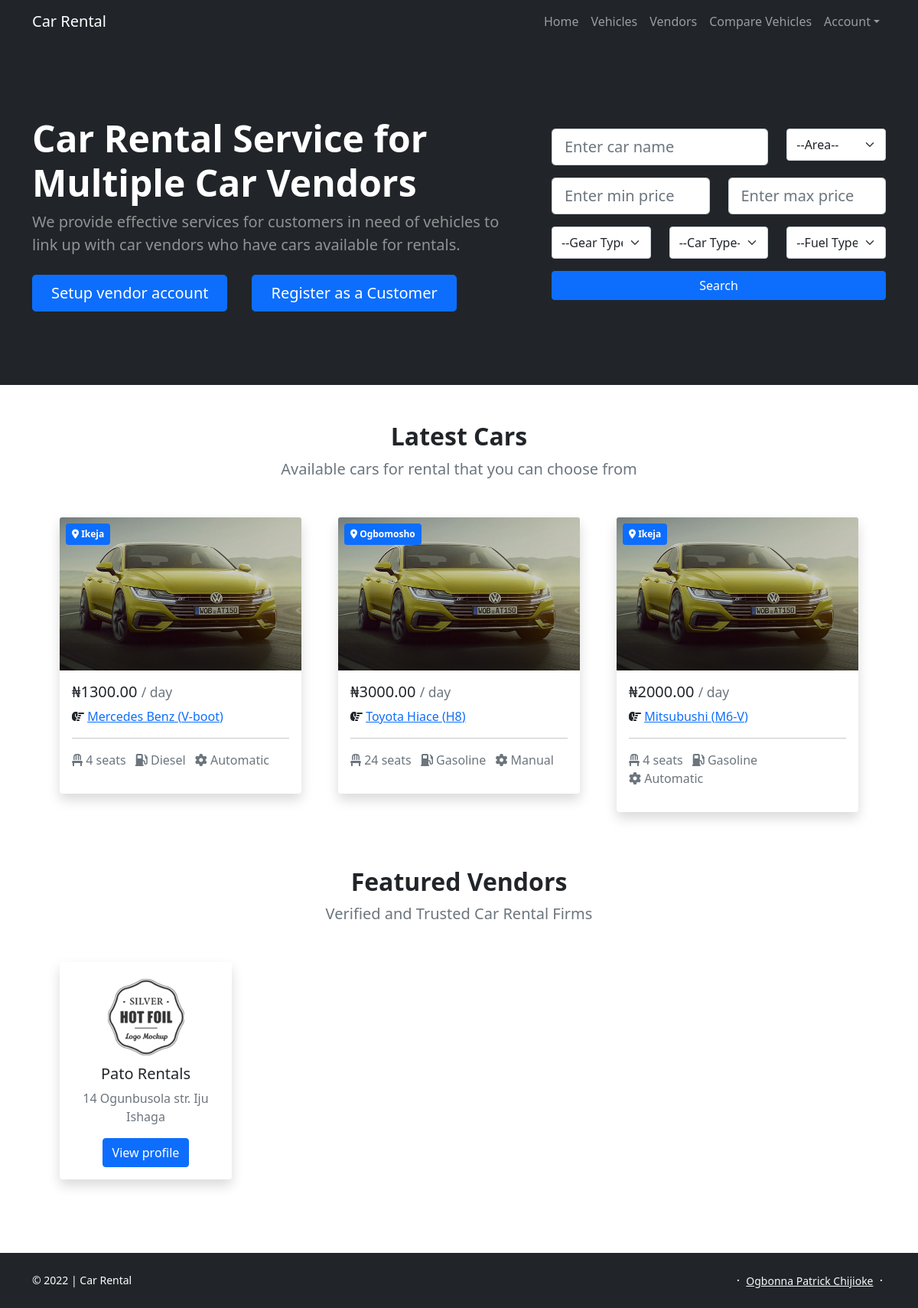
The page / on the database its author committed.
### vehicle/models.py (models this page shows, shortened)
class Vehicle(models.Model):
    vendor = models.ForeignKey(
        User, on_delete=models.PROTECT, related_name='vendor')
    name = models.CharField(max_length=60)
    model = models.CharField(max_length=10, blank=True)
    color = models.CharField(max_length=20)
    no_of_seats = models.IntegerField()
    description = models.TextField(max_length=5000)
    car_type = models.ForeignKey(
        CarType, on_delete=models.PROTECT,
        blank=True, null=True)
    gear_type = models.ForeignKey(
        GearType, on_delete=models.PROTECT,
        blank=True, null=True)
    fuel_type = models.ForeignKey(
        FuelType, on_delete=models.PROTECT,
        blank=True, null=True)
    price = models.DecimalField(max_digits=6, decimal_places=2)
    image = models.ImageField(upload_to='vehicle')
    is_available = models.BooleanField(default=True)
    license_plate = models.CharField(max_length=20, unique=True)
    area = models.ForeignKey(Area, on_delete=models.PROTECT)
    compares = models.ManyToManyField(
        User, related_name='compare', blank=True, default=None)
    created = models.DateTimeField(auto_now_add=True)
    updated = models.DateTimeField(auto_now=True)
    class Meta:
        ordering = ['-created']

class Area(models.Model):
    city = models.CharField(max_length=20)
    created = models.DateTimeField(auto_now_add=True)
    def __str__(self):
        return self.city

class FuelType(models.Model):
    name = models.CharField(max_length=20, unique=True)
    created = models.DateTimeField(auto_now_add=True)
    def __str__(self):
        return self.name

class GearType(models.Model):
    name = models.CharField(max_length=20, unique=True)
    created = models.DateTimeField(auto_now_add=True)
    def __str__(self):
        return self.name

### account/models.py (models this page shows, shortened)
class VendorProfile(models.Model):
    user = models.OneToOneField(
        User,
        on_delete=models.CASCADE,
        null=True,
        related_name='vendor_profile')
    company_name = models.CharField(max_length=100)
    address = models.CharField(max_length=600)
    about = models.TextField()
    phone_number = models.CharField(
        max_length=11,
        validators=[MinLengthValidator(11), MaxLengthValidator(11)])
    city = models.CharField(max_length=30)
    state = models.CharField(max_length=30)
    image = models.ImageField(upload_to='vendor/images')

### carrental/views.py (the view)
# urls.py: 2. Add a URL to urlpatterns:  path('', views.home, name='home')
def home(request):
    vehicles = Vehicle.objects.filter(is_available=True)[:3]
    vendors = VendorProfile.objects.all()
    gear_types = GearType.objects.all()
    car_types = CarType.objects.all()
    fuel_types = FuelType.objects.all()
    areas = Area.objects.all()
    return render(
        request, 'home.html',
        {'vehicles': vehicles, 'vendors': vendors,
         'gear_types': gear_types, 'car_types': car_types,
         'fuel_types': fuel_types, 'areas': areas})

### templates/home.html (shortened to what this page needs)
{% extends "base.html" %}
{% block content %}
<header class="bg-dark py-5">
    <div class="container">
        <div class="row gx-5 align-items-center justify-content-center">
            <div class="col-lg-7">
                <div class="my-5">
                    <h1 class="display-5 fw-bolder text-white mb-2">Car Rental Service for Multiple Car Vendors</h1>
                    <p class="lead fw-normal text-white-50 mb-4">We provide effective services for customers in need of vehicles to link up with car vendors who have cars available for rentals.</p>
                    <div class="d-grid gap-3 d-sm-flex justify-content-sm-center justify-content-xl-start">
                        {% if request.user.is_authenticated %}
                            {% if request.user.is_vendor %}
                            <a class="btn btn-primary btn-lg px-4 me-sm-3" href="{% url 'vehicle:create' %}">Upload new Car</a>
                            {% else %}
                            <a class="btn btn-outline-light btn-lg px-4" href="{% url 'vehicle:list' %}">Find Available Cars</a>
                            {% endif %}
                        {% else %}
                            <a class="btn btn-primary btn-lg px-4 me-sm-3" href="{% url 'vendor_signup' %}">Setup vendor account</a>
                            <a class="btn btn-primary btn-lg px-4 me-sm-3" href="{% url 'customer_signup' %}">Register as a Customer</a>
                        {% endif %}
                    </div>
                </div>
            </div>
            <div class="col-lg-5">
                <form action="{% url 'search' %}" method="get">
                    <div class="row">
                        <div class="col-lg-8 form-group mb-3">
                            <input class="form-control form-control-lg" id="name" type="text" placeholder="Enter car name" name="car_name" />
                        </div>
                        <div class="col-lg-4 form-group mb-3">
                            <select name="area" class="form-select form-control-lg" id="id_area">
                                <option value="" selected>--Area--</option>
                            </select>
                        </div>
                    </div>
                    <div class="row">
                       <div class="col-lg-6 form-group mb-3">
                            <input class="form-control form-control-lg" id="min_price" type="number" placeholder="Enter min price" name="min_price" />
                        </div>
                        <div class="col-lg-6 form-group mb-3">
                            <input class="form-control form-control-lg" id="max_price" type="number" placeholder="Enter max price" name="max_price" />
                        </div>
                    </div>
                    <div class="row">
                        <div class="col-lg-4 form-group mb-3">
                            <select name="gear_type" class="form-select form-control-lg" id="id_gear_type">
                                <option value="" selected>--Gear Type--</option>
                            </select>
                        </div>
                        <div class="col-lg-4 form-group mb-3">
                            <select name="car_type" class="form-select form-control-lg" id="id_car_type">
                                <option value="" selected>--Car Type--</option>
                            </select>
                        </div>
                        <div class="col-lg-4 form-group mb-3">
                            <select name="fuel_type" class="form-select form-control-lg" id="id_fuel_type">
                                <option value="" selected>--Fuel Type--</option>
                            </select>
                        </div>
                    </div>
                    <div class="d-grid gap-2">
                        <button type="submit" class="btn btn-primary">Search</button>
                    </div>
                </form>
            </div>
        </div>
    </div>
</header>
<section>
    <div class="container px-5 my-5">
        <div class="row gx-5 justify-content-center">
            <div class="col-lg-8 col-xl-6">
                <div class="text-center">
                    <h2 class="fw-bolder">Latest Cars</h2>
                    <p class="lead fw-normal text-muted mb-5">Available cars for rental that you can choose from</p>
                </div>
            </div>
        </div>
        <div class="row gx-5">
            {% for vehicle in vehicles %}
            {% include 'partials/_car_listings.html' %}
            {% empty %} No vehicle listing
            {% endfor %}
        </div>
    </div>
</section>
<section>
    <div class="container px-5 my-5">
        <div class="row gx-5 justify-content-center">
            <div class="col-lg-8 col-xl-6">
                <div class="text-center">
                    <h2 class="fw-bolder">Featured Vendors</h2>
                    <p class="lead fw-normal text-muted mb-5">Verified and Trusted Car Rental Firms</p>
                </div>
            </div>
        </div>
        <div class="row gx-5 row-cols-1 row-cols-sm-2 row-cols-xl-4">
            {% for vendor in vendors %}
            {% include 'partials/_vendor_listings.html' %}
            {% empty %} No vendor listing
            {% endfor %}
        </div>
    </div>
</section>
{% endblock %}

### templates/partials/_car_listings.html
<div class="col-lg-4 col-md-6">
    <div class="card mb-4 shadow border-0">
        <img src="{{ vehicle.image.url }}" class="card-img-top" height="200" alt="{{ vehicle.name }}">
        <div class="position-absolute text-start top-0 start-0 w-100 p-2"> <span class="badge p-2 bg-primary"><i class="fa-solid fa-map-marker-alt"></i> {{ vehicle.area }}</span> </div>
        <div class="card-body">
            <div class="h5">&#8358;{{ vehicle.price }} <small class="text-muted">/ day</small></div>
            <p> <i class="fa-solid fa-hand-point-right"></i> <a href="{% url 'vehicle:detail' vehicle.id %}">{{ vehicle.name }} {% if vehicle.model %}({{ vehicle.model }}){% endif %}</a></p>
            <hr>
            <div class="mb-3 text-muted">
                <span class="d-inline-block me-2">
                    <i class="fa-solid fa-chair"></i> {{ vehicle.no_of_seats }} seat{{ vehicle.no_of_seats|pluralize }}
                </span>
                <span class="d-inline-block me-2">
                    <i class="fa-solid fa-gas-pump"></i> {{ vehicle.fuel_type }}
                </span>
                <span class="d-inline-block me-2">
                    <i class="fa-solid fa-gear"></i> {{ vehicle.gear_type }}
                </span>
            </div>
        </div>
    </div>
</div>

### templates/partials/_vendor_listings.html
<div class="col-lg-4 mb-5">
    <div class="card h-100 shadow border-0">
        <div class="card-body text-center">
            {% if vendor.image %}
            <img class="mb-2" src="{{ vendor.image.url }}" class="mb-2" alt="{{ vendor.company_name }}">
            {% endif %}
            <h5>{{ vendor.company_name }}</h5>
            <p class="text-muted">{{ vendor.address }}</p>
            <a href="{% url 'vendor_profile' vendor.user.username %}" class="btn btn-primary">View profile</a>
        </div>
    </div>
</div>

### rows shown on the page
Vehicle: image (picture), area "Ikeja", price "1300.00", name "Mercedes Benz", model "V-boot", no_of_seats "4", fuel_type "Diesel", gear_type "Automatic"
Vehicle: image (picture), area "Ogbomosho", price "3000.00", name "Toyota Hiace", model "H8", no_of_seats "24", fuel_type "Gasoline", gear_type "Manual"
Vehicle: image (picture), area "Ikeja", price "2000.00", name "Mitsubushi", model "M6-V", no_of_seats "4", fuel_type "Gasoline", gear_type "Automatic"
VendorProfile: image (picture), company_name "Pato Rentals", address "14 Ogunbusola str. Iju Ishaga"
